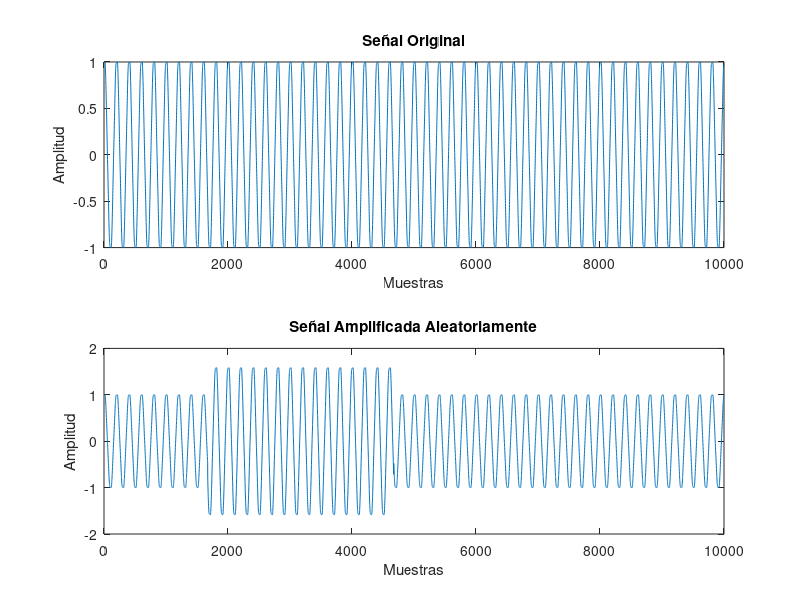

Here is the MATLAB script that generated this plot:
clear
clc

% Cargar la señal original
data = load('2022_5_3_2_0_2.8_lab_politecnica_3a.mat');
signal_original = data.signal;

% Normalizar la señal al rango [-1, 1]
signal_original = signal_original / max(abs(signal_original));

% Parámetros de la amplificación aleatoria
longitud_signal = length(signal_original);
duracion_amplificacion = 3000;  % en muestras (0.3 segundos a una tasa de muestreo de 10,000 Hz)
factor_amplitud_min = 1.2;
factor_amplitud_max = 1.7;

% Generar la posición aleatoria para la amplificación
inicio_amplificacion = randi([1, longitud_signal - duracion_amplificacion]);

% Generar el factor de amplificación aleatorio
factor_amplitud = (factor_amplitud_max - factor_amplitud_min) * rand() + factor_amplitud_min;

% Aplicar la amplificación en la parte aleatoria de la señal original
signal_amplificada = signal_original;
signal_amplificada(inicio_amplificacion:(inicio_amplificacion + duracion_amplificacion - 1)) = ...
    signal_amplificada(inicio_amplificacion:(inicio_amplificacion + duracion_amplificacion - 1)) * factor_amplitud;

% Visualizar la señal original y la señal amplificada
figure;
subplot(2, 1, 1);
plot(signal_original);
title('Señal Original');
xlabel('Muestras');
ylabel('Amplitud');

subplot(2, 1, 2);
plot(signal_amplificada);
title('Señal Amplificada Aleatoriamente');
xlabel('Muestras');
ylabel('Amplitud');
